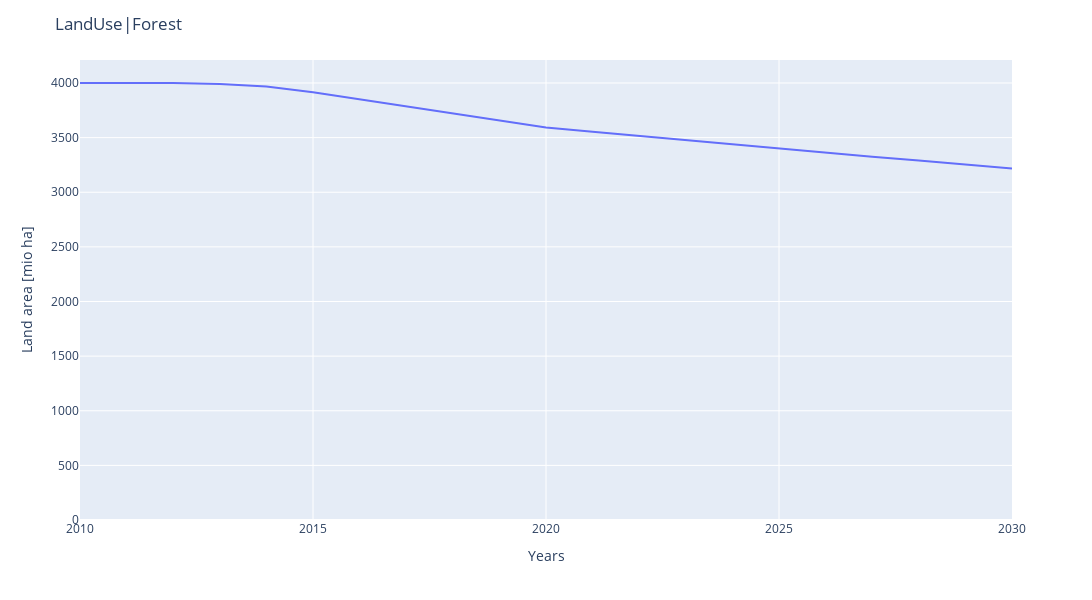

This figure's notebook cell:
### Code cell
fig_forest = px.line(ForestLand, x=ForestLand.index, y=ForestLand, height=600, width=1200)
fig_forest.update_layout(
    title="LandUse|Forest",
    xaxis_title="Years",
    yaxis_title="Land area [mio ha]", showlegend=False)
fig_forest.update_yaxes(rangemode='tozero', matches=None, showticklabels=True)
fig_forest.update_traces(hovertemplate='Year: %{x} <br>Primary Energy: %{y}')
fig_forest.show()

### Figure 1 — Plotly figure (JSON) as saved in the notebook; plotly's stock layout.template omitted (floating-point values rounded to 4 significant figures)
{"data": [{"hovertemplate": "Year: %{x} <br>Primary Energy: %{y}", "legendgroup": "", "line": {"color": "#636efa", "dash": "solid"}, "marker": {"symbol": "circle"}, "mode": "lines", "name": "", "orientation": "v", "showlegend": false, "type": "scatter", "x": [2010, 2011, 2012, 2013, 2014, 2015, 2016, 2017, 2018, 2019, 2020, 2021, 2022, 2023, 2024, 2025, 2026, 2027, 2028, 2029, 2030], "xaxis": "x", "y": [4000, 4000, 4000, 3992.0, 3968.0, 3916.0, 3852.0, 3787.0, 3722.0, 3657.0, 3592.0, 3553.0, 3514.0, 3476.0, 3437.0, 3399.0, 3363.0, 3326.0, 3290.0, 3254.0, 3218.0], "yaxis": "y"}], "layout": {"height": 600, "legend": {"tracegroupgap": 0}, "margin": {"t": 60}, "showlegend": false, "title": {"text": "LandUse|Forest"}, "width": 1200, "xaxis": {"anchor": "y", "domain": [0, 1], "title": {"text": "Years"}}, "yaxis": {"anchor": "x", "domain": [0, 1], "rangemode": "tozero", "showticklabels": true, "title": {"text": "Land area [mio ha]"}}}}
